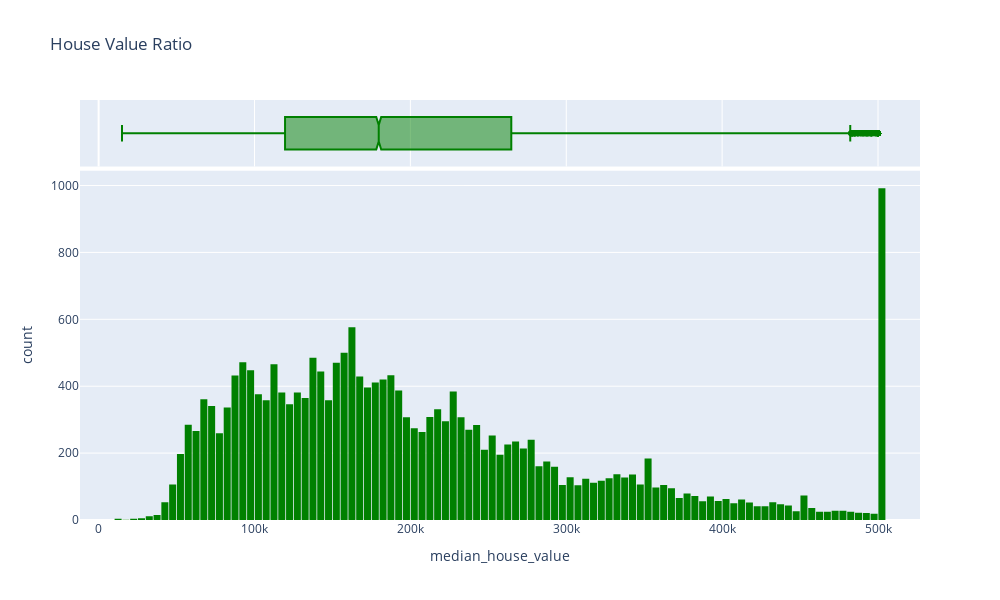

Write notebook code for a chart like this one.
### Code cell
fig = px.histogram(df_housing,
             x = 'median_house_value',
             marginal ='box',
             color_discrete_sequence= ['green'],
             title =('House Value Ratio'))
fig.update_layout(width = 1000, height = 600, bargap= 0.1)
fig.show()

### Figure 1 — Plotly figure (JSON) as saved in the notebook; plotly's stock layout.template omitted (floating-point values rounded to 4 significant figures; data arrays with more than 128 entries replaced by an {"elided": "..."} marker saying what was removed)
{"data": [{"alignmentgroup": "True", "bingroup": "x", "hovertemplate": "median_house_value=%{x}<br>count=%{y}<extra></extra>", "legendgroup": "", "marker": {"color": "green", "pattern": {"shape": ""}}, "name": "", "offsetgroup": "", "orientation": "v", "showlegend": false, "type": "histogram", "x": {"elided": "20640 int values"}, "xaxis": "x", "yaxis": "y"}, {"alignmentgroup": "True", "hovertemplate": "median_house_value=%{x}<extra></extra>", "legendgroup": "", "marker": {"color": "green"}, "name": "", "notched": true, "offsetgroup": "", "showlegend": false, "type": "box", "x": {"elided": "20640 int values"}, "xaxis": "x2", "yaxis": "y2"}], "layout": {"bargap": 0.1, "barmode": "relative", "height": 600, "legend": {"tracegroupgap": 0}, "title": {"text": "House Value Ratio"}, "width": 1000, "xaxis": {"anchor": "y", "domain": [0, 1], "title": {"text": "median_house_value"}}, "xaxis2": {"anchor": "y2", "domain": [0, 1], "matches": "x", "showgrid": true, "showticklabels": false}, "yaxis": {"anchor": "x", "domain": [0, 0.8316], "title": {"text": "count"}}, "yaxis2": {"anchor": "x2", "domain": [0.8416, 1], "matches": "y2", "showgrid": false, "showline": false, "showticklabels": false, "ticks": ""}}}
